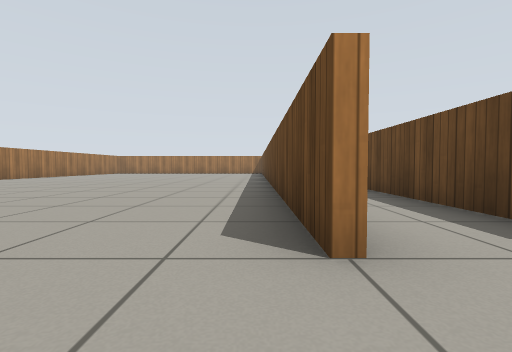
[1] (above)

15 first-person views from a walk through a Gazebo world. The camera is 0.5 m above the floor, tilts 2° down and sees 85° across. The floor is counted in squares, 1 m on a side. Each view is taken from the middle of a square. On the plan, view 1 faces up. The plan holds only what a view shows up to about 9 squares ahead; the rest is blank. Simple patterns stand in for the simulator's built-in surfaces.

[2]
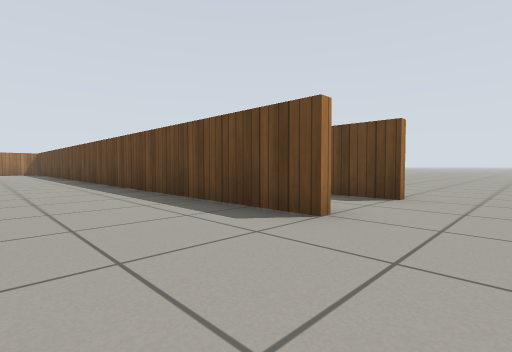

[3]
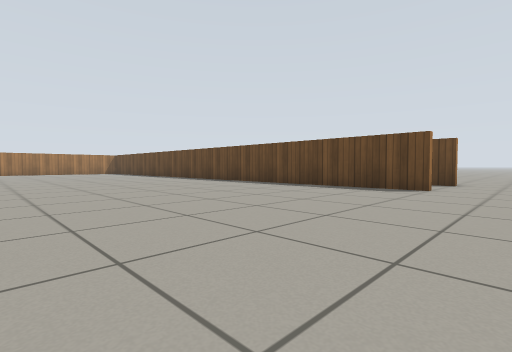

[4]
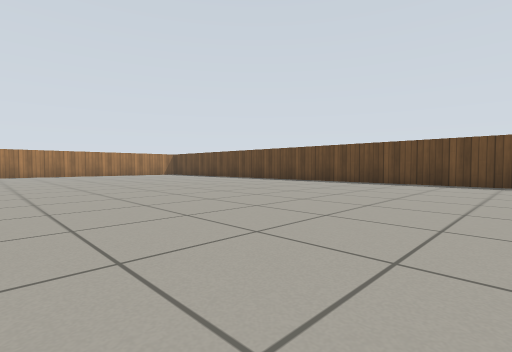

[5]
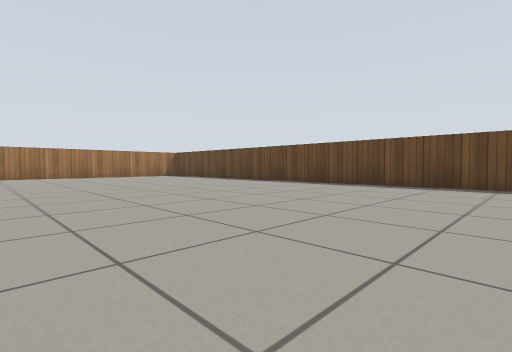

[6]
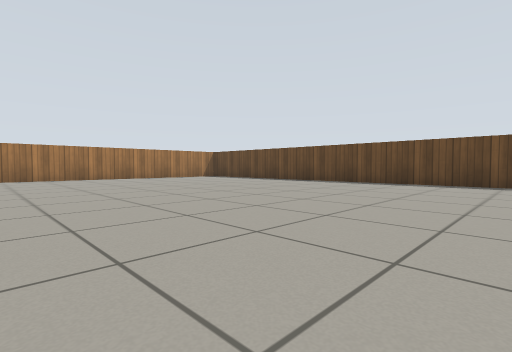

[7]
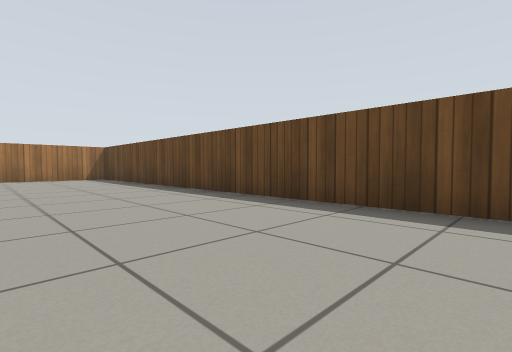

[8]
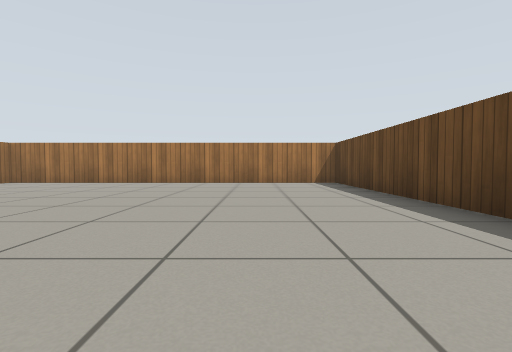

[9]
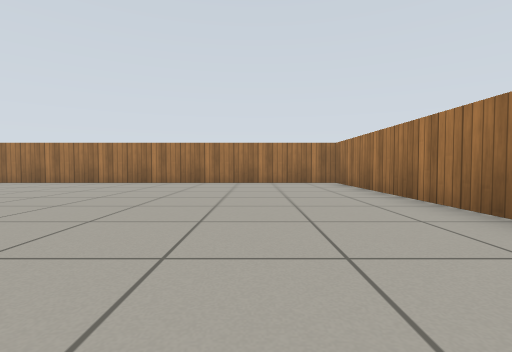

[10]
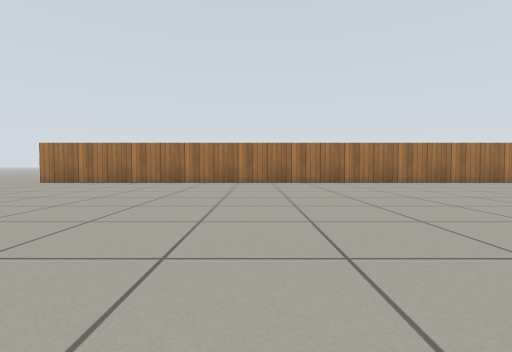

[11]
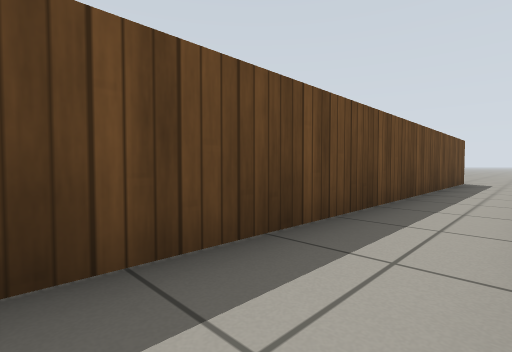

[12]
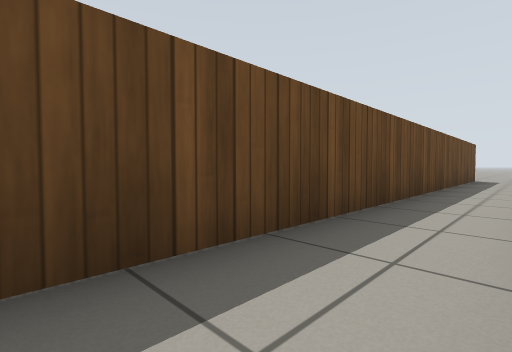

[13]
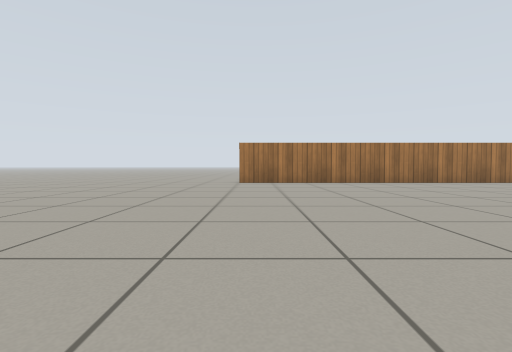

[14]
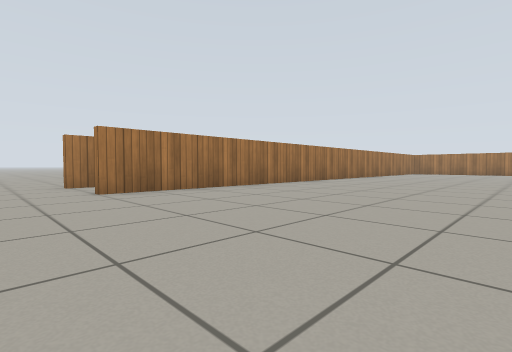

[15]
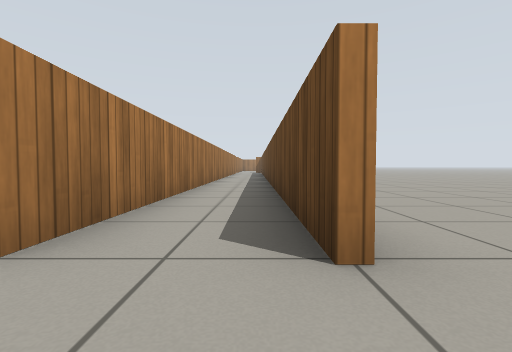

### Floor plan
Points are (right, up) in squares from view 1. A wall is a line through its corners. A room is listed if a view was taken in it or the views show most of it. See-through windows are left out.
Room 1 (views 1, 11, 12, 15)
walls: (0.6, 9) (0.6, 1.5); (2.4, 1.4) (2.4, 13)
ways out: opening at (0, 0.5) to room 2; opening at (2, 0.5)
Room 2 (views 2, 3, 4, 5, 6, 7, 8, 9, 10, 13, 14)
walls: (0.4, 1.4) (0.4, 19.4) (-9.4, 19.4) (-9.4, 1.5)
ways out: opening at (0, 0.5) to room 1; opening at (-10, 0.5)

Positions as (right, up) in squares from view 1, and headings:
1: (0, 0), facing up
2: (-2, 0), facing up-right
3: (-6, 0), facing up-right
4: (-8, 4), facing up-right
5: (-7, 6), facing up-right
6: (-8, 8), facing up-right
7: (-3, 8), facing up-right
8: (-2, 11), facing up
9: (-1, 17), facing left
10: (-1, 8), facing left
11: (1, 11), facing down-right
12: (1, 13), facing down-right
13: (-1, 2), facing left
14: (-4, 0), facing up-left
15: (2, 0), facing up
